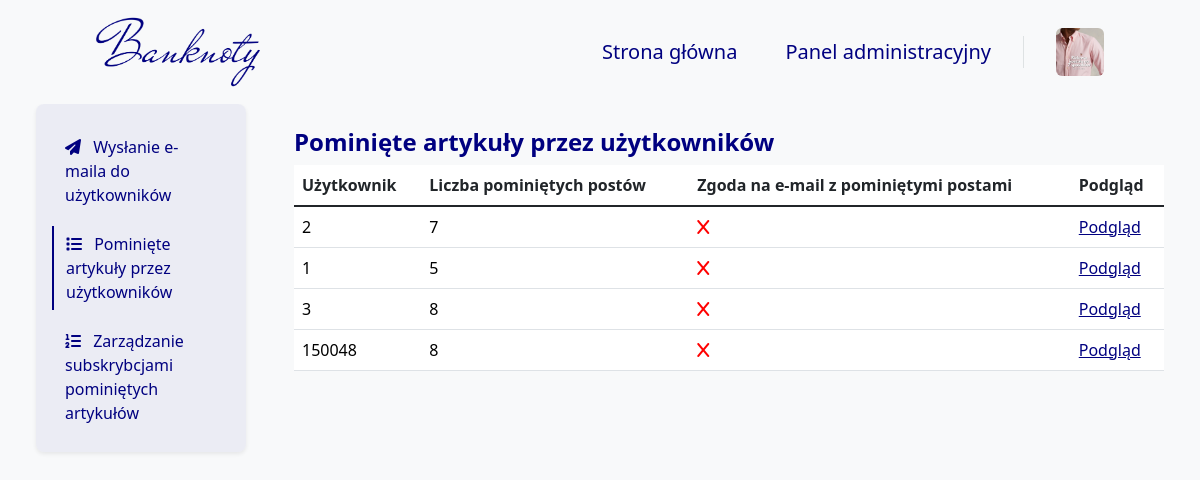
Before: /skipped_posts/admin_panel/ (signed in) with the older database file.
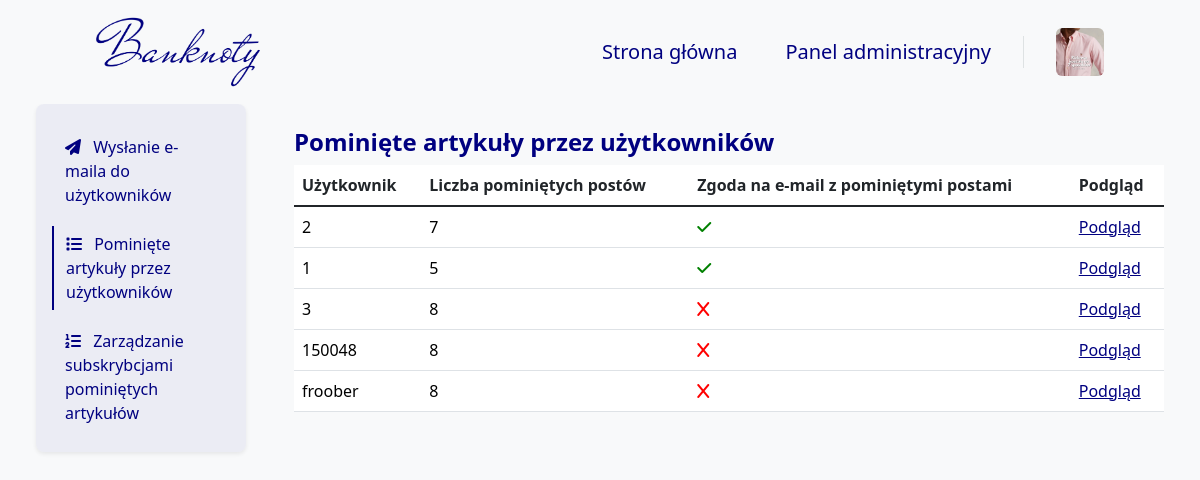
After: the same page with the newer database file.
### blog/models.py (models this page shows, shortened)
class User(models.Model):
    GENDER_CHOICES = (
        ('M', 'Mężczyzna'),
        ('K', 'Kobieta'),
        ('I', 'Inna'),
    )
    user = models.OneToOneField(
        User,
        on_delete=models.CASCADE,
        verbose_name="Użytkownik")
    bio = models.TextField(
        null=False,
        blank=True,
        validators=[validate_bio],
        verbose_name="Bio",
        help_text="Krótka informacja o użytkowniku, maksymalnie 512 znaków.")
    profile_pic = models.ImageField(
        null=False,
        blank=False,
        default="images/profile/1.png",
        upload_to="images/user/",
        verbose_name="Zdjęcie profilowe")
    phone_number = PhoneNumberField(
        region='PL',
        null=True,
        blank=True,
        unique=True,
        verbose_name="Numer telefonu")
    gender = models.CharField(
        choices=GENDER_CHOICES,
        null=False,
        blank=False,
        default='Mężczyzna',
        verbose_name="Płeć",
        max_length=6)
    newsletter = models.BooleanField(
        default=False,
        verbose_name="Biuletyn")
    miss_news = models.BooleanField(
        default=False,
        verbose_name="Pominięte artykuły")
    meetups_news = models.BooleanField(
        default=True,
        verbose_name="Spotkania i wydarzenia")
    opportunities_news = models.BooleanField(
        default=False,
        verbose_name="Okazje z rynku aukcyjnego")
    company_news = models.BooleanField(
        default=True,
        verbose_name="Wiadomości od Banknoty")
    replay_news = models.BooleanField(
        default=False,
        verbose_name="Shot wydzarzeń na Banknoty")
    development_news = models.BooleanField(
        default=False,
        verbose_name="Informacje o rozwoju i zmianach na Banknoty")
    opened_posts = models.ManyToManyField(
        Blog,
        blank=True,
        related_name='opened_by_users',
        verbose_name="Otwarte posty"
    )
    can_be_author = models.BooleanField(
        default=False,
        verbose_name="Czy może być autorem",
        help_text='Czy wniosek na autora został rozpatrzony pozytywnie.')
    def __init__(self, *args, temp=65, **kwargs):
        self.temp = temp
        return super().__init__(*args, **kwargs)
    def is_profile_pic(self):
        if self.profile_pic == "images/profile/1.png":
            return False
        else:
            return True
    is_profile_pic.boolean = True
    is_profile_pic.short_description = 'Zdjęcie profilowe'
    def is_bio(self):
        if self.bio:
            return True
        else:
            return False
    is_bio.boolean = True
    is_bio.short_description = 'Bio'
    def is_phone_number(self):
        if self.phone_number:
            return True
        else:
            return False
    is_phone_number.boolean = True
    is_phone_number.short_description = 'Phone number'
    def is_newsletter(self):
        if self.newsletter:
            return True
        else:
            return False
    is_newsletter.boolean = True
    is_newsletter.short_description = 'Newsletter'

### blog/views.py (the view)
# urls.py: path('skipped_posts/admin_panel/', views.skipped_posts_admin_panel, name='skipped_posts_admin_panel'),
@superuser_required
def skipped_posts_admin_panel(request):
    users = DjangoUser.objects.all().order_by('user__id')
    users_with_unopened_posts = []
    for user in users:
        unopened_posts_count = Blog.objects.filter(publiction_status=True).exclude(
            id__in=user.opened_posts.all()).count()
        user.unopened_posts_count = unopened_posts_count
        users_with_unopened_posts.append(user)
    context = get_paginated_context(request, users_with_unopened_posts, 10)
    return render(request, 'skipped_posts/skipped_posts_user_list.html', context)

### blog/views.py (called while the page is built)
def superuser_required(view_func):
    @wraps(view_func)
    def _wrapped_view(request, *args, **kwargs):
        if request.user.is_authenticated and request.user.is_superuser:
            return view_func(request, *args, **kwargs)
        else:
            return redirect('home')
    return _wrapped_view

def get_paginated_context(request, queryset, items_per_page=10):
    paginator = Paginator(queryset, items_per_page)
    page_number = request.GET.get('page')
    page_obj = paginator.get_page(page_number)
    context = {
        'page_obj': page_obj,
    }
    return context

### templates/skipped_posts/skipped_posts_user_list.html (shortened to what this page needs)
{% extends 'base.html' %}
{% block navbar %}
    {% include 'navbar_admin.html' %}
{% endblock %}
{% block content %}
    <div class="container-fluid p-0 m-0">
        <div class="row">
            <div class="col-12 col-lg-3 px-5 px-lg-5 mx-auto bg-body-tertiary">
                <div class="nav rounded-3 shadow-sm text-start p-3" style="background-color: rgba(0,0,128,0.05)">
                    <button class="btn btn-list btn-list mt-2 mb-1" onclick="location.href='{% url 'send_emails' %}'" style="text-align: left; width: 100%; display: block;">
                        <i class="fa-solid fa-paper-plane me-2"></i>
                        Wysłanie e-maila do użytkowników
                    </button>
                    <button class="btn btn-list-active btn-list mt-2 mb-1" onclick="location.href='{% url 'skipped_posts_admin_panel' %}'" style="text-align: left; width: 100%; display: block;">
                        <i class="fa-solid fa-list me-2"></i>
                        Pominięte artykuły przez użytkowników
                    </button>
                    <button class="btn btn-list btn-list mt-2 mb-1" onclick="location.href='{% url 'skipped_posts_user_admin_panel' %}'" style="text-align: left; width: 100%; display: block;">
                        <i class="fa-solid fa-list-ol me-2"></i>
                        Zarządzanie subskrybcjami pominiętych artykułów
                    </button>
                </div>
            </div>
            <div class="col-12 col-lg-9 px-5 px-lg-0 pe-lg-5 pt-4 pt-lg-3 mx-auto bg-body-tertiary mt-2">
                <h4 class="mb-0 pb-2 fw-bold" style="color: navy">
                    Pominięte artykuły przez użytkowników
                </h4>
                <table class="table table-hover">
                    <thead>
                        <tr>
                        <th scope="col">Użytkownik</th>
                        <th scope="col">Liczba pominiętych postów</th>
                        <th scope="col">Zgoda na e-mail z pominiętymi postami</th>
                        <th scope="col">Podgląd</th>
                        </tr>
                    </thead>
                    <tbody class="table-group-divider">
                        {% for user in page_obj %}
                            <tr>
                                <td>
                                    <a class="admin_panel_link" href="{% url 'skipped_posts_detail_admin_panel' user.pk %}">
                                        {{ user.user  }}
                                    </a>
                                </td>
                                <td>
                                    <a class="admin_panel_link" href="{% url 'skipped_posts_detail_admin_panel' user.pk %}">
                                        {{ user.unopened_posts_count  }}
                                    </a>
                                </td>
                                <td>
                                    <a class="admin_panel_link" href="{% url 'skipped_posts_detail_admin_panel' user.pk %}">
                                        {% if user.miss_news %}
                                          <i class="fa-solid fa-check"></i>
                                        {% else %}
                                          <i class="fa-solid fa-x"></i>
                                        {% endif %}
                                    </a>
                                </td>
                                <td>
                                    <a class="admin_panel_edit_link" href="{% url 'skipped_posts_detail_admin_panel' user.pk %}">
                                        Podgląd
                                    </a>
                                </td>
                            </tr>
                        {% endfor %}
                    </tbody>
                </table>
            </div>
        </div>
    </div>
{% endblock %}

Changed rows visible on the page:
changed User (number 1 of 5 on the later page): miss_news False → True (drawn)
changed User (number 2 of 5 on the later page): miss_news False → True (drawn)
added User: user "froober", unopened_posts_count "8", miss_news False (drawn)
